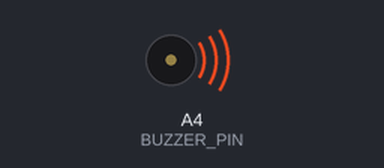
The sketch below on a simulated Arduino Uno, built with avr-gcc and run on an emulated ATmega328P. Parts: buzzer (waves = sounding).

Above: at 0.6 s.
At 2.82 s:
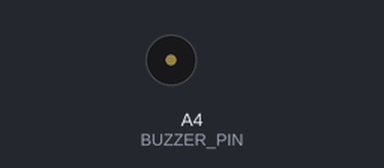
Timing chart, 0 to 3.1 s (numbered marks = the images above):
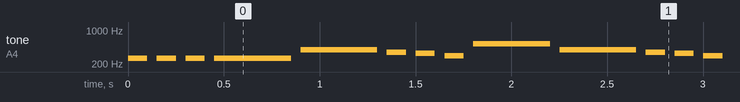

The sketch:

MusicPlayer_Example.ino
```cpp
#include "Pitches.h"
#include "MusicPlayer.h"

// DEFINE YOUR PIN
#define BUZZER_PIN A4


#define WIN_TRACK    0
#define WIN_LENGTH   19
#define LOSE_MUSIC   1
#define LOSE_LENGTH  9

MusicPlayer music(BUZZER_PIN);
#define STAR_WARS_NUM 19
unsigned int starWars[STAR_WARS_NUM][3] ={
{NOTE_C4, 100, 50},
{NOTE_C4, 100, 50},
{NOTE_C4, 100, 50},
{NOTE_C4, 400, 50},

{NOTE_G4, 400, 50},
{NOTE_F4, 100, 50},
{NOTE_E4, 100, 50},
{NOTE_D4, 100, 50},

{NOTE_C5, 400, 50},
{NOTE_G4, 400, 50},
{NOTE_F4, 100, 50},
{NOTE_E4, 100, 50},
{NOTE_D4, 100, 50},

{NOTE_C5, 400, 50},
{NOTE_G4, 400, 50},
{NOTE_F4, 100, 50},
{NOTE_E4, 100, 50},
{NOTE_F4, 100, 50},
{NOTE_D4, 400, 50}
};

unsigned int note[1][3] = {
  {NOTE_D4, 200, 50}
};

void setup() {
  // put your setup code here, to run once:
  Serial.begin(9600);      // open the serial port at 9600 bps for Debug Output:
  music.init(true);

  music.playTrack(starWars, STAR_WARS_NUM);
  //music.playTrack(note, 1);
}

void loop() {
  // put your main code here, to run repeatedly:
  music.updateTrack();
  //delay(10);
}
```

MusicPlayer.cpp
```cpp
#include "Arduino.h"
#include "MusicPlayer.h"
#include "pitches.h"

MusicPlayer::MusicPlayer(int pin)
{
  pinMode(pin, OUTPUT);
  _pin = pin;
  currState = NO_TRACK_PLAYING;
}

void MusicPlayer::init(bool bMusicPlayerActive)
{
  _disableSound = !bMusicPlayerActive;
}

void MusicPlayer::playTrack(unsigned int track[][3], unsigned int numNotes)
{
  _track = track;
  currNote = 0;
  _numNotes = 19;
  currState = ON_FOR;
  prevTime = millis();
  currDuration = _track[currNote][ON_FOR];
  tone(_pin, _track[currNote][PITCH]);
}

void MusicPlayer::updateTrack()
{
  unsigned long currTime = millis();
  //Serial.println(currState, DEC);

  switch(currState)
  {
    case ON_FOR:
    {
      // if current note is done playing then pause between notes
      if(int(currTime - prevTime) >= currDuration)
      {
        currDuration = _track[currNote][OFF_FOR];
        currState = OFF_FOR;
        prevTime = currTime;
        // stop the tone playing:
        noTone(_pin);
      }
      // else Continue playing current note
      break;
    }
    case OFF_FOR:
    {
      // if current delay is done then play next note
      if(int(currTime - prevTime) >= currDuration)
      {
        currNote++;
        // if no more notes, stop playing
        if(currNote>=_numNotes)
        {
          currState = NO_TRACK_PLAYING;
        }
        else //else continue onto next note
        {
          currDuration = _track[currNote][ON_FOR];
          currState = ON_FOR;
          prevTime = currTime;
          // start playing next note
          tone(_pin, _track[currNote][PITCH]);
        }
      }
      // else noTone continues
      break;
    }
     case NO_TRACK_PLAYING:
    {
      break;
    }
    default:
    {
      break;
    }
  }
}
```

MusicPlayer.h
```cpp
#ifndef MusicPlayer_h
#define MusicPlayer_h

#include "pitches.h"

#define PITCH 0
#define ON_FOR 1
#define OFF_FOR 2

#define NO_TRACK_PLAYING 3

class MusicPlayer
{
  public:
    MusicPlayer(int pin);
    void init(bool bMusicPlayerActive);
    void playTrack(unsigned int track[][3], unsigned int numNotes);
    void updateTrack();

  private:
    int _pin;
    bool _disableSound=false; // For debugging, quick way to disable all sounds

    unsigned int (*_track)[3];
    unsigned int _numNotes=0;

    int currTrack; // WIN_TRACK
    int currNote;
    int currState; // ON_FOR, OFF_FOR
    int currDuration; //ms
    unsigned long prevTime;

};

#endif
```

Pitches.h
```cpp
/*
  Melody

 Plays a melody

 circuit:
 * 8-ohm speaker on digital pin 7

 created 21 Jan 2010
 modified 30 Aug 2011
 by Tom Igoe

This example code is in the pNOTE_G2ublic domain.

 http://arduino.cc/en/Tutorial/Tone

 */

/*************************************************
 * Public Constants
 *************************************************/

#define NOTE_B0  31
#define NOTE_C1  33
#define NOTE_CS1 35
#define NOTE_D1  37
#define NOTE_DS1 39
#define NOTE_E1  41
#define NOTE_F1  44
#define NOTE_FS1 46
#define NOTE_G1  49
#define NOTE_GS1 52
#define NOTE_A1  55
#define NOTE_AS1 58
#define NOTE_B1  62
#define NOTE_C2  65
#define NOTE_CS2 69
#define NOTE_D2  73
#define NOTE_DS2 78
#define NOTE_E2  82
#define NOTE_F2  87
#define NOTE_FS2 93
#define NOTE_G2  98
#define NOTE_GS2 104
#define NOTE_A2  110
#define NOTE_AS2 117
#define NOTE_B2  123
#define NOTE_C3  131
#define NOTE_CS3 139
#define NOTE_D3  147
#define NOTE_DS3 156
#define NOTE_E3  165
#define NOTE_F3  175
#define NOTE_FS3 185
#define NOTE_G3  196
#define NOTE_GS3 208
#define NOTE_A3  220
#define NOTE_AS3 233
#define NOTE_B3  247
#define NOTE_C4  262
#define NOTE_CS4 277
#define NOTE_D4  294
#define NOTE_DS4 311
#define NOTE_E4  330
#define NOTE_F4  349
#define NOTE_FS4 370
#define NOTE_G4  392
#define NOTE_GS4 415
#define NOTE_A4  440
#define NOTE_AS4 466
#define NOTE_B4  494
#define NOTE_C5  523
#define NOTE_CS5 554
#define NOTE_D5  587
#define NOTE_DS5 622
#define NOTE_E5  659
#define NOTE_F5  698
#define NOTE_FS5 740
#define NOTE_G5  784
#define NOTE_GS5 831
#define NOTE_A5  880
#define NOTE_AS5 932
#define NOTE_B5  988
#define NOTE_C6  1047
#define NOTE_CS6 1109
#define NOTE_D6  1175
#define NOTE_DS6 1245
#define NOTE_E6  1319
#define NOTE_F6  1397
#define NOTE_FS6 1480
#define NOTE_G6  1568
#define NOTE_GS6 1661
#define NOTE_A6  1760
#define NOTE_AS6 1865
#define NOTE_B6  1976
#define NOTE_C7  2093
#define NOTE_CS7 2217
#define NOTE_D7  2349
#define NOTE_DS7 2489
#define NOTE_E7  2637
#define NOTE_F7  2794
#define NOTE_FS7 2960
#define NOTE_G7  3136
#define NOTE_GS7 3322
#define NOTE_A7  3520
#define NOTE_AS7 3729
#define NOTE_B7  3951
#define NOTE_C8  4186
#define NOTE_CS8 4435
#define NOTE_D8  4699
#define NOTE_DS8 4978
```

Measured:
- by itself, tone on A4 (BUZZER_PIN): plays 262 Hz for 0.10 s, 262 Hz for 0.10 s, 262 Hz for 0.10 s, 262 Hz for 0.40 s, 392 Hz for 0.40 s, 349 Hz for 0.10 s … (19 notes in this stretch)
